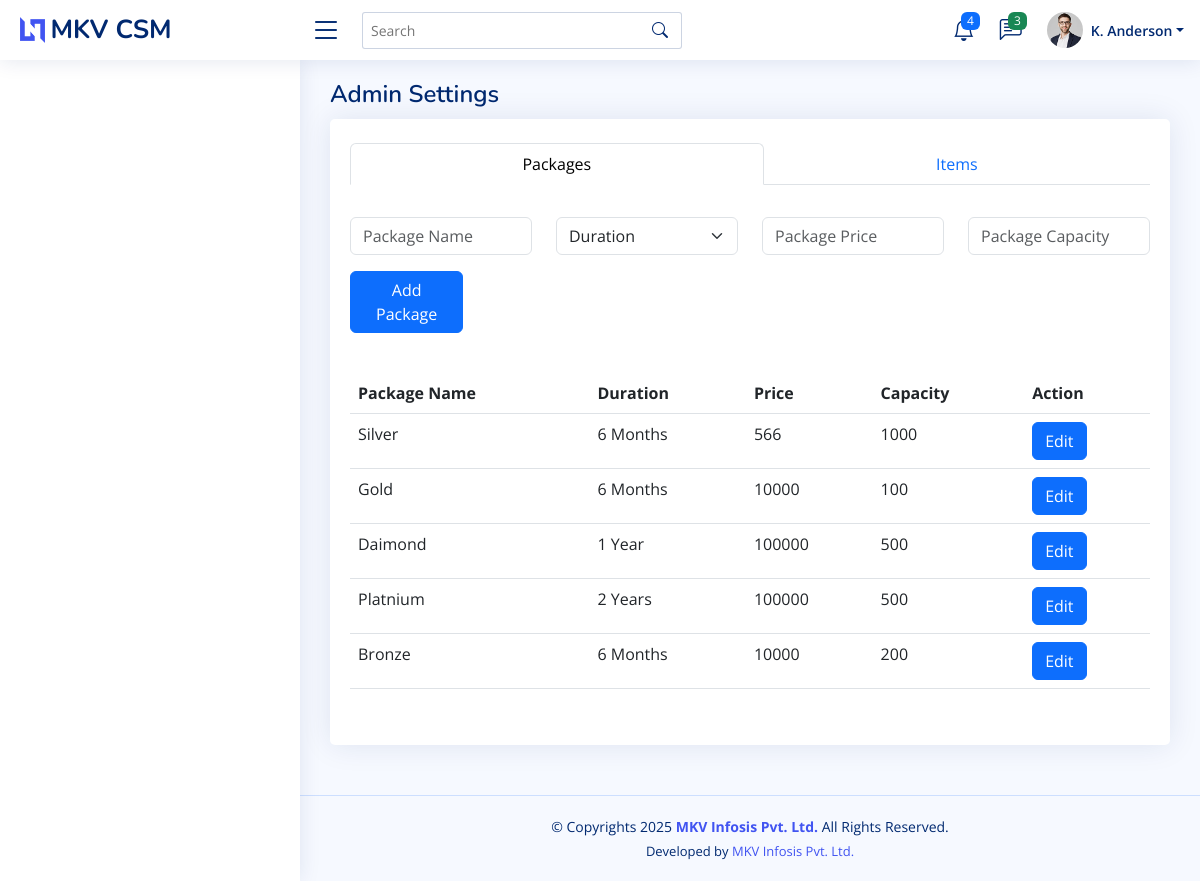
Page /Admin_Setting (signed in) on the committed database.
### Store/models.py (models this page shows, shortened)
class Package(models.Model):
    DURATION_CHOICES = [
        ('3 Months', '3 Months'),
        ('6 Months', '6 Months'),
        ('1 Year', '1 Year'),
        ('2 Years', '2 Years'),
        ('5 Years', '5 Years'),
    ]
    name = models.TextField(null=True, blank=True, default="Undefined Package")
    duration = models.CharField(max_length=20, choices=DURATION_CHOICES)
    price = models.PositiveIntegerField()
    capacity = models.PositiveIntegerField()

### Store/views.py (the view, shortened to what this page needs)
# urls.py: path('Admin_Setting', views.admin_settings, name='Admin_Setting'),
@login_required(login_url='Login')
def admin_settings(request):
    packages = Package.objects.all()
    items = Item.objects.all()
    return render(request, 'admin-settings.html', {
        'packages': packages,
        'items': items,
    })

### Store/templates/admin-settings.html (shortened to what this page needs)
{% load static %}
<!DOCTYPE html>
<html lang="en">
<head>
 <link href="https://cdn.jsdelivr.net/npm/select2@4.1.0-rc.0/dist/css/select2.min.css" rel="stylesheet">
 <link href="{% static 'assets/vendor/bootstrap/css/bootstrap.min.css' %}" rel="stylesheet">
<link href="{% static 'assets/vendor/bootstrap-icons/bootstrap-icons.css' %}" rel="stylesheet">
<link href="{% static 'assets/vendor/boxicons/css/boxicons.min.css' %}" rel="stylesheet">
<link href="{% static 'assets/vendor/quill/quill.snow.css' %}" rel="stylesheet">
<link href="{% static 'assets/vendor/quill/quill.bubble.css' %}" rel="stylesheet">
<link href="{% static 'assets/vendor/remixicon/remixicon.css' %}" rel="stylesheet">
<link href="{% static 'assets/vendor/simple-datatables/style.css' %}" rel="stylesheet">
 <link href="{% static 'assets/css/style.css' %}" rel="stylesheet">
</head>
<body>
  <header id="header" class="header fixed-top d-flex align-items-center">
    <div class="d-flex align-items-center justify-content-between">
      <a href="index.html" class="logo d-flex align-items-center">
        <img src="{% static 'assets/img/logo.png' %}" alt="Logo">
        <span class="d-none d-lg-block">MKV CSM</span>
      </a>
      <i class="bi bi-list toggle-sidebar-btn"></i>
    </div>
    <div class="search-bar">
      <form class="search-form d-flex align-items-center" method="POST" action="#">
        <input type="text" name="query" placeholder="Search" title="Enter search keyword">
        <button type="submit" title="Search"><i class="bi bi-search"></i></button>
      </form>
    </div>
    <nav class="header-nav ms-auto">
      <ul class="d-flex align-items-center">
        <li class="nav-item dropdown">
          <a class="nav-link nav-icon" href="#" data-bs-toggle="dropdown">
            <i class="bi bi-bell"></i>
            <span class="badge bg-primary badge-number">4</span>
          </a>
        </li>
        <li class="nav-item dropdown">
          <a class="nav-link nav-icon" href="#" data-bs-toggle="dropdown">
            <i class="bi bi-chat-left-text"></i>
            <span class="badge bg-success badge-number">3</span>
          </a>
        </li>
        <li class="nav-item dropdown pe-3">
          <a class="nav-link nav-profile d-flex align-items-center pe-0" href="#" data-bs-toggle="dropdown">
            <img src="{% static 'assets/img/profile-img.jpg' %}" alt="Profile" class="rounded-circle">
            <span class="d-none d-md-block dropdown-toggle ps-2">K. Anderson</span>
          </a>
        </li>
      </ul>
    </nav>
  </header>
  <aside id="sidebar" class="sidebar">
  </aside>
<main id="main" class="main">
  <div class="pagetitle">
      <h1>Admin Settings</h1>
  </div>
  <section class="section">
      <div class="row">
          <div class="col-lg-12">
              <div class="card">
                  <div class="card-body mt-4 mb-3">
                      <ul class="nav nav-tabs d-flex" id="myTabjustified" role="tablist">
                          <li class="nav-item flex-fill" role="presentation">
                              <button class="nav-link w-100 active" id="package-tab" data-bs-toggle="tab" data-bs-target="#package" type="button" role="tab" aria-controls="package" aria-selected="true">Packages</button>
                          </li>
                          <li class="nav-item flex-fill" role="presentation">
                              <button class="nav-link w-100" id="item-tab" data-bs-toggle="tab" data-bs-target="#item" type="button" role="tab" aria-controls="item" aria-selected="false">Items</button>
                          </li>
                      </ul>
                      <div class="tab-content pt-2" id="myTabjustifiedContent">
                          <div class="tab-pane fade show active" id="package" role="tabpanel" aria-labelledby="package-tab">
                              <form method="post" class="row mt-4">
                                  <div class="col-lg-3 mb-3">
                                    <input type="text" class="form-control" name="Package_Name" placeholder="Package Name" required>
                                  </div>
                                  <div class="col-lg-3 mb-3">
                                      <select class="form-select" name="Duration" required>
                                          <option selected>Duration</option>
                                      </select>
                                  </div>
                                  <div class="col-lg-3 mb-3">
                                      <input type="number" class="form-control" name="price" placeholder="Package Price" required>
                                  </div>
                                  <div class="col-lg-3 mb-3">
                                      <input type="number" class="form-control" name="capacity" placeholder="Package Capacity" required>
                                  </div>
                                  <div class="col-lg-2 mb-3">
                                      <button type="submit" class="btn btn-primary">Add Package</button>
                                  </div>
                              </form>
                              <div class="row mt-4 mb-1">
                                  <div class="col-lg-12" style="overflow-x:scroll;">
                                      <table class="table datatable table-responsive">
                                          <thead>
                                              <tr>
                                                  <th scope="col">Package Name</th>
                                                  <th scope="col">Duration</th>
                                                  <th scope="col">Price</th>
                                                  <th scope="col">Capacity</th>
                                                  <th scope="col">Action</th>
                                              </tr>
                                          </thead>
                                          <tbody>
                                              {% for package in packages %}
                                              <tr>
                                                  <td>{{ package.name }}</td>
                                                  <td>{{ package.duration }}</td>
                                                  <td>{{ package.price }}</td>
                                                  <td>{{ package.capacity }}</td>
                                                  <td>
                                                      <button type="button" class="btn btn-primary" data-bs-toggle="modal" data-bs-target="#editPackageModal{{ package.id }}">
                                                          Edit
                                                      </button>
                                                  </td>
                                              </tr>
                                              {% endfor %}
                                          </tbody>
                                      </table>
                                  </div>
                              </div>
                          </div>
                      </div>
                  </div>
              </div>
          </div>
      </div>
  </section>
</main>
  <footer id="footer" class="footer">
    <div class="copyright">
      &copy; Copyrights 2025<strong><span><a href="https://mkvinfosis.com/"> MKV Infosis Pvt. Ltd.</a></span></strong> All Rights Reserved.
    </div>
    <div class="credits">
      Developed by <a href="https://mkvinfosis.com/">MKV Infosis Pvt. Ltd.</a>
    </div>
  </footer>
</body>
</html>

### static/assets/css/style.css (style rules this page uses)
:root { scroll-behavior: smooth; }
body { font-family: "Open Sans", sans-serif; background: #f6f9ff; color: #444444; }
a { color: #4154f1; text-decoration: none; }
h1, h2, h3, h4, h5, h6 { font-family: "Nunito", sans-serif; }
#main { margin-top: 60px; padding: 20px 30px; transition: all 0.3s; }
.pagetitle { margin-bottom: 10px; }
.pagetitle h1 { font-size: 24px; margin-bottom: 0; font-weight: 600; color: #012970; }
.card { margin-bottom: 30px; border: none; border-radius: 5px; box-shadow: 0px 0 30px rgba(1, 41, 112, 0.1); }
.card-body { padding: 0 20px 20px 20px; }
.logo { line-height: 1; }
@media (min-width: 1200px) { .logo { width: 280px; } }
.logo img { max-height: 26px; margin-right: 6px; }
.logo span { font-size: 26px; font-weight: 700; color: #012970; font-family: "Nunito", sans-serif; }
.header { transition: all 0.5s; z-index: 997; height: 60px; box-shadow: 0px 2px 20px rgba(1, 41, 112, 0.1); background-color: #fff; padding-left: 20px; }
.header .toggle-sidebar-btn { font-size: 32px; padding-left: 10px; cursor: pointer; color: #012970; }
.header .search-bar { min-width: 360px; padding: 0 20px; }
.header .search-form { width: 100%; }
.header .search-form input { border: 0; font-size: 14px; color: #012970; border: 1px solid rgba(1, 41, 112, 0.2); padding: 7px 38px 7px 8px; border-radius: 3px; transition: 0.3s; width: 100%; }
.header .search-form button { border: 0; padding: 0; margin-left: -30px; background: none; }
.header .search-form button i { color: #012970; }
.header-nav ul { list-style: none; }
.header-nav>ul { margin: 0; padding: 0; }
.header-nav .nav-icon { font-size: 22px; color: #012970; margin-right: 25px; position: relative; }
.header-nav .nav-profile { color: #012970; }
.header-nav .nav-profile img { max-height: 36px; }
.header-nav .nav-profile span { font-size: 14px; font-weight: 600; }
.header-nav .badge-number { position: absolute; inset: -2px -5px auto auto; font-weight: normal; font-size: 12px; padding: 3px 6px; }
.sidebar { position: fixed; top: 60px; left: 0; bottom: 0; width: 300px; z-index: 996; transition: all 0.3s; padding: 20px; overflow-y: auto; scrollbar-width: thin; scrollbar-color: #aab7cf transparent; box-shadow: 0px 0px 20px rgba(1, 41, 112, 0.1); background-color: #fff; }
@media (min-width: 1200px) { #main, #footer { margin-left: 300px; } }
.footer { padding: 20px 0; font-size: 14px; transition: all 0.3s; border-top: 1px solid #cddfff; }
.footer .copyright { text-align: center; color: #012970; }
.footer .credits { padding-top: 5px; text-align: center; font-size: 13px; color: #012970; }

### rows in the picture
Package: name "Silver", duration "6 Months", price "566", capacity "1000"
Package: name "Gold", duration "6 Months", price "10000", capacity "100"
Package: name "Daimond", duration "1 Year", price "100000", capacity "500"
Package: name "Platnium", duration "2 Years", price "100000", capacity "500"
Package: name "Bronze", duration "6 Months", price "10000", capacity "200"
